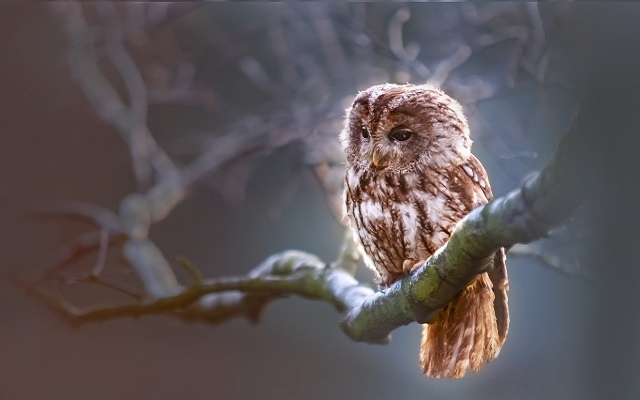
#> input picture Computer-Vision/week2/img/test01.jpg, 640 x 400 px
$ python index25.py
#> lines starting #> are read from the running program, lines starting #| are printed output that depends on the picture; after the words box and inside, x2 and y2 are one past the last pixel; in counts of white or black regions, pixels touching at a corner belong together
import cv2
import numpy as np
#target is the image we search in
target = cv2.imread('img/test01.jpg')
#> target is the input picture: shape (400, 640, 3); mean B, G, R 87.8, 85.3, 93.1
hsvt = cv2.cvtColor(target, cv2.COLOR_BGR2HSV)
#> hsvt: shape (400, 640, 3); mean H, S, V 80.8, 49, 99.4
#roi is the object or region of object we need to find
r = 60; h = 60; c = 180; w = 40
roi = target[r:r+h, c:c+w]
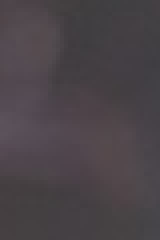
#> roi: shape (60, 40, 3) (shown 4 times larger); mean B, G, R 72.3, 67.6, 74.5
hsv = cv2.cvtColor(roi, cv2.COLOR_BGR2HSV)
#> hsv: shape (60, 40, 3); mean H, S, V 158, 23.9, 74.7
#hsv = hsvt[r:r+h, c:c+w]
# calculating object histogram
roihist = cv2.calcHist([hsv], [0,1], None, [180,256], [0,180, 0,256] )
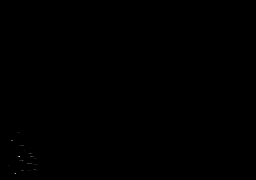
#> roihist: shape (180, 256) float32; min 0, max 207, mean 0.1
# normalize histogram and apply backprojection
cv2.normalize(roihist, roihist, 0, 255, cv2.NORM_MINMAX)
#> roihist: shape (180, 256) float32; 0.16% of pixels changed, all inside (x1, y1, x2, y2) = (8, 120, 38, 178)
dst = cv2.calcBackProject([hsvt], [0,1], roihist, [0,180,0,256], 1)
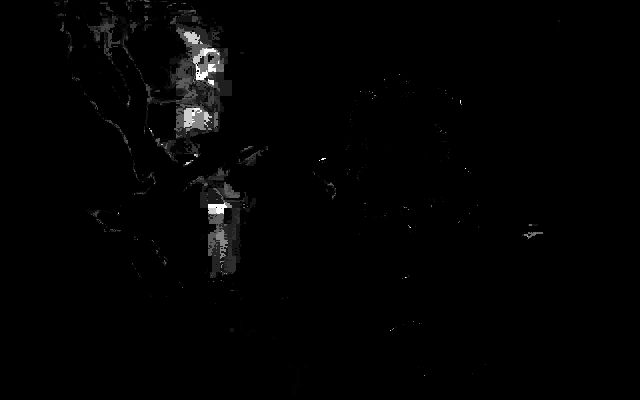
#> dst: shape (400, 640); min 0, max 255, mean 2.9
# Now convolute with circular disc
disc = cv2.getStructuringElement(cv2.MORPH_ELLIPSE, (5,5))
cv2.filter2D(dst, -1, disc, dst)
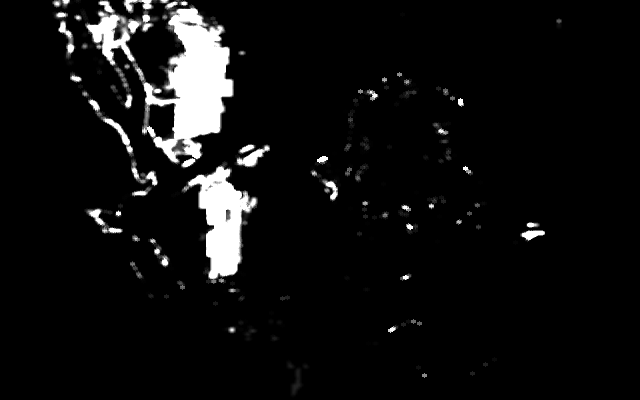
#> dst: shape (400, 640); 9.92% of pixels changed, all inside (x1, y1, x2, y2) = (51, 0, 562, 398)
# threshold and binary AND
ret,thresh = cv2.threshold(dst, 50, 255, 0)
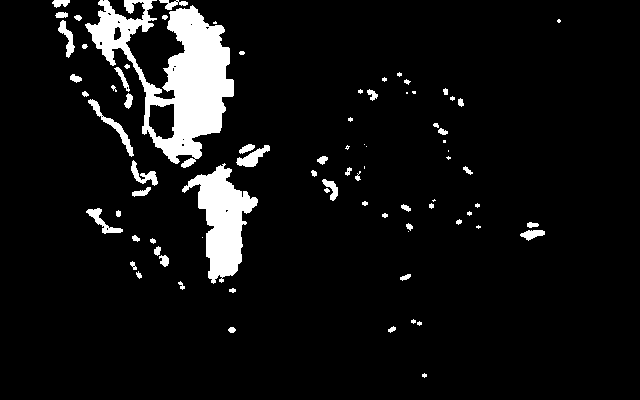
#> thresh: shape (400, 640); 7.2% white; 80 white regions (25 under 20 px), largest, box (x1, y1, x2, y2) and area: (85, 0, 234, 168) 10131, (182, 163, 258, 284) 4109, (88, 99, 134, 157) 417
thresh = cv2.merge((thresh,thresh,thresh))
res = cv2.bitwise_and(target, thresh)
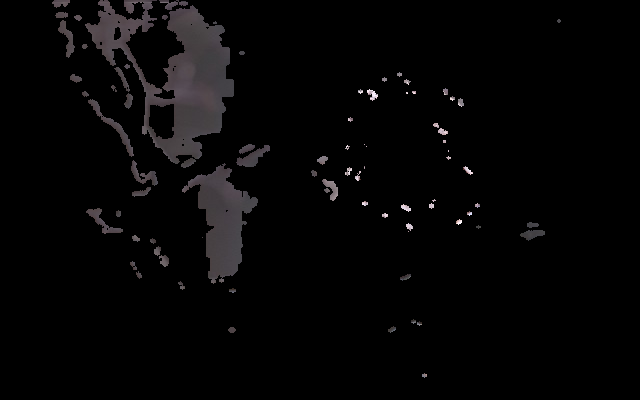
#> res: shape (400, 640, 3); mean B, G, R 5.7, 5.4, 5.9
#draw a rectangle of ROI
targetROI = cv2.rectangle(target,(c,r),(c+w,r+h),(0,255,0),2)
res = np.vstack((target,thresh,res))
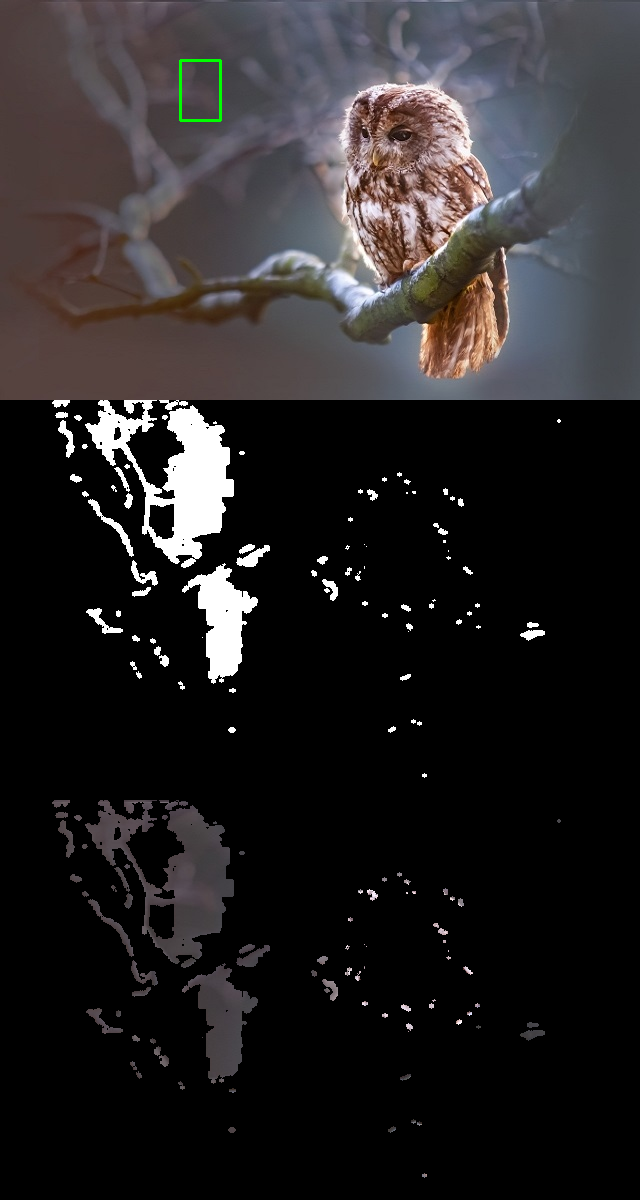
#> res: shape (1200, 640, 3); mean B, G, R 37.2, 36.5, 39.1
cv2.imshow('res_opencv', res)
cv2.imwrite('test01half_histBackproject_opencv.jpg', res)
